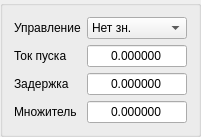
                   <widget class="QGroupBox" name="gboxProtectionPropertiesMTZ3">
                    <property name="sizePolicy">
                     <sizepolicy hsizetype="Fixed" vsizetype="Fixed">
                      <horstretch>0</horstretch>
                      <verstretch>0</verstretch>
                     </sizepolicy>
                    </property>
                    <property name="title">
                     <string/>
                    </property>
                    <property name="alignment">
                     <set>Qt::AlignCenter</set>
                    </property>
                    <layout class="QHBoxLayout" name="horizontalLayout_11">
                     <item>
                      <layout class="QVBoxLayout" name="verticalLayout_14">
                       <item>
                        <widget class="QLabel" name="lblTextProtectionMTZ_Ctrl_3">
                         <property name="text">
                          <string>Управление</string>
                         </property>
                         <property name="scaledContents">
                          <bool>true</bool>
                         </property>
                        </widget>
                       </item>
                       <item>
                        <widget class="QLabel" name="lblTextProtectionMTZ_StartCurrent_3">
                         <property name="text">
                          <string>Ток пуска</string>
                         </property>
                         <property name="scaledContents">
                          <bool>true</bool>
                         </property>
                        </widget>
                       </item>
                       <item>
                        <widget class="QLabel" name="lblTextProtectionMTZ_Timeout_3">
                         <property name="text">
                          <string>Задержка</string>
                         </property>
                         <property name="scaledContents">
                          <bool>true</bool>
                         </property>
                        </widget>
                       </item>
                       <item>
                        <widget class="QLabel" name="lblTextProtectionMTZ_Factor">
                         <property name="text">
                          <string>Множитель</string>
                         </property>
                         <property name="scaledContents">
                          <bool>true</bool>
                         </property>
                        </widget>
                       </item>
                      </layout>
                     </item>
                     <item>
                      <layout class="QVBoxLayout" name="vltProtectionMTZ31_3">
                       <item>
                        <widget class="QComboBox" name="cboxProtectionMTZ3_Ctrl">
                         <property name="maximumSize">
                          <size>
                           <width>100</width>
                           <height>100</height>
                          </size>
                         </property>
                         <property name="toolTip">
                          <string>Имя порта</string>
                         </property>
                         <item>
                          <property name="text">
                           <string>Нет зн.</string>
                          </property>
                         </item>
                         <item>
                          <property name="text">
                           <string>Откл</string>
                          </property>
                         </item>
                         <item>
                          <property name="text">
                           <string>Х-ка A</string>
                          </property>
                         </item>
                         <item>
                          <property name="text">
                           <string>Х-ка B</string>
                          </property>
                         </item>
                         <item>
                          <property name="text">
                           <string>Х-ка С</string>
                          </property>
                         </item>
                         <item>
                          <property name="text">
                           <string>Вкл</string>
                          </property>
                         </item>
                        </widget>
                       </item>
                       <item>
                        <widget class="QLineEdit" name="leProtectionMTZ3_CurrentStart">
                         <property name="sizePolicy">
                          <sizepolicy hsizetype="Fixed" vsizetype="Fixed">
                           <horstretch>0</horstretch>
                           <verstretch>0</verstretch>
                          </sizepolicy>
                         </property>
                         <property name="maximumSize">
                          <size>
                           <width>100</width>
                           <height>100</height>
                          </size>
                         </property>
                         <property name="inputMask">
                          <string>0.000000</string>
                         </property>
                         <property name="text">
                          <string>0.000000</string>
                         </property>
                         <property name="maxLength">
                          <number>8</number>
                         </property>
                         <property name="alignment">
                          <set>Qt::AlignCenter</set>
                         </property>
                        </widget>
                       </item>
                       <item>
                        <widget class="QLineEdit" name="leProtectionMTZ3_Timeout">
                         <property name="sizePolicy">
                          <sizepolicy hsizetype="Fixed" vsizetype="Fixed">
                           <horstretch>0</horstretch>
                           <verstretch>0</verstretch>
                          </sizepolicy>
                         </property>
                         <property name="maximumSize">
                          <size>
                           <width>100</width>
                           <height>100</height>
                          </size>
                         </property>
                         <property name="inputMask">
                          <string>0.000000</string>
                         </property>
                         <property name="text">
                          <string>0.000000</string>
                         </property>
                         <property name="maxLength">
                          <number>8</number>
                         </property>
                         <property name="alignment">
                          <set>Qt::AlignCenter</set>
                         </property>
                        </widget>
                       </item>
                       <item>
                        <widget class="QLineEdit" name="leProtectionMTZ3_Factor">
                         <property name="sizePolicy">
                          <sizepolicy hsizetype="Fixed" vsizetype="Fixed">
                           <horstretch>0</horstretch>
                           <verstretch>0</verstretch>
                          </sizepolicy>
                         </property>
                         <property name="maximumSize">
                          <size>
                           <width>100</width>
                           <height>100</height>
                          </size>
                         </property>
                         <property name="inputMask">
                          <string>0.000000</string>
                         </property>
                         <property name="text">
                          <string>0.000000</string>
                         </property>
                         <property name="maxLength">
                          <number>8</number>
                         </property>
                         <property name="alignment">
                          <set>Qt::AlignCenter</set>
                         </property>
                        </widget>
                       </item>
                      </layout>
                     </item>
                    </layout>
                   </widget>
